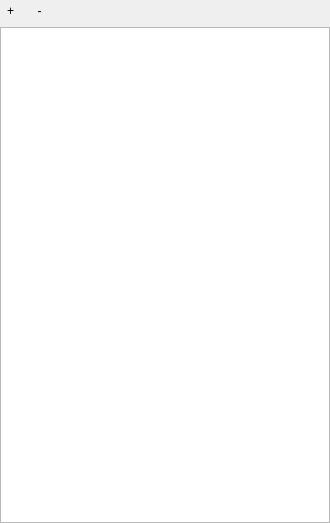
<?xml version="1.0" encoding="UTF-8"?>
<ui version="4.0">
 <class>CatalogueSideBarWidget</class>
 <widget class="QWidget" name="CatalogueSideBarWidget">
  <property name="geometry">
   <rect>
    <x>0</x>
    <y>0</y>
    <width>330</width>
    <height>523</height>
   </rect>
  </property>
  <property name="windowTitle">
   <string>Form</string>
  </property>
  <layout class="QVBoxLayout" name="verticalLayout">
   <property name="leftMargin">
    <number>0</number>
   </property>
   <property name="topMargin">
    <number>0</number>
   </property>
   <property name="rightMargin">
    <number>0</number>
   </property>
   <property name="bottomMargin">
    <number>0</number>
   </property>
   <item>
    <layout class="QHBoxLayout" name="horizontalLayout">
     <item>
      <widget class="QToolButton" name="btnAdd">
       <property name="enabled">
        <bool>true</bool>
       </property>
       <property name="text">
        <string>+</string>
       </property>
       <property name="icon">
        <iconset resource="../../resources/sqpguiresources.qrc">
         <normaloff>:/icones/add.png</normaloff>:/icones/add.png</iconset>
       </property>
       <property name="autoRaise">
        <bool>true</bool>
       </property>
      </widget>
     </item>
     <item>
      <widget class="QToolButton" name="btnRemove">
       <property name="enabled">
        <bool>true</bool>
       </property>
       <property name="text">
        <string> - </string>
       </property>
       <property name="icon">
        <iconset resource="../../resources/sqpguiresources.qrc">
         <normaloff>:/icones/remove.png</normaloff>:/icones/remove.png</iconset>
       </property>
       <property name="autoRaise">
        <bool>true</bool>
       </property>
      </widget>
     </item>
     <item>
      <spacer name="horizontalSpacer">
       <property name="orientation">
        <enum>Qt::Horizontal</enum>
       </property>
       <property name="sizeHint" stdset="0">
        <size>
         <width>40</width>
         <height>20</height>
        </size>
       </property>
      </spacer>
     </item>
    </layout>
   </item>
   <item>
    <widget class="QTreeView" name="treeView">
     <property name="acceptDrops">
      <bool>true</bool>
     </property>
     <property name="dragDropMode">
      <enum>QAbstractItemView::DragDrop</enum>
     </property>
     <property name="selectionMode">
      <enum>QAbstractItemView::ExtendedSelection</enum>
     </property>
     <attribute name="headerVisible">
      <bool>false</bool>
     </attribute>
     <attribute name="headerStretchLastSection">
      <bool>false</bool>
     </attribute>
    </widget>
   </item>
  </layout>
 </widget>
 <resources>
  <include location="../../resources/sqpguiresources.qrc"/>
 </resources>
 <connections/>
</ui>
